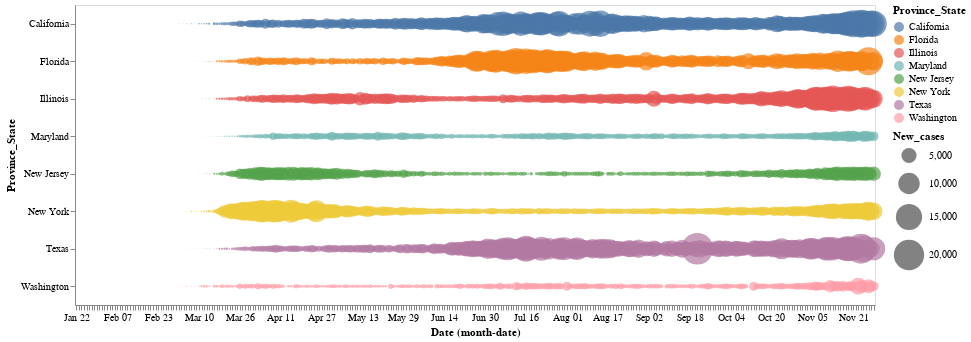

The code cell stored with this chart in its notebook:
### Code cell
alt.Chart(selected_States).mark_circle().encode(
    x='monthdate(Date):O',
    y='Province_State',
    color='Province_State',
    size=alt.Size('New_cases:Q',
        scale=alt.Scale(range=[0, 1000]),
        legend=alt.Legend(title='New_cases')
    ) 
).properties(
    width=800,
    height=300
)

### Figure 1 — Vega-Lite specification as saved in the notebook (floating-point values rounded to 4 significant figures; data arrays with more than 128 entries replaced by an {"elided": "..."} marker saying what was removed)
{"config": {"view": {"continuousWidth": 400, "continuousHeight": 300}}, "data": {"name": "data-0bf6fb3ecb288cea25fdf4330d47d1cf"}, "mark": "circle", "encoding": {"color": {"type": "nominal", "field": "Province_State"}, "size": {"type": "quantitative", "field": "New_cases", "legend": {"title": "New_cases"}, "scale": {"range": [0, 1000]}}, "x": {"type": "ordinal", "field": "Date", "timeUnit": "monthdate"}, "y": {"type": "nominal", "field": "Province_State"}}, "height": 300, "width": 800, "$schema": "https://vega.github.io/schema/vega-lite/v4.8.1.json", "datasets": {"data-0bf6fb3ecb288cea25fdf4330d47d1cf": {"elided": "2504 records"}}}
